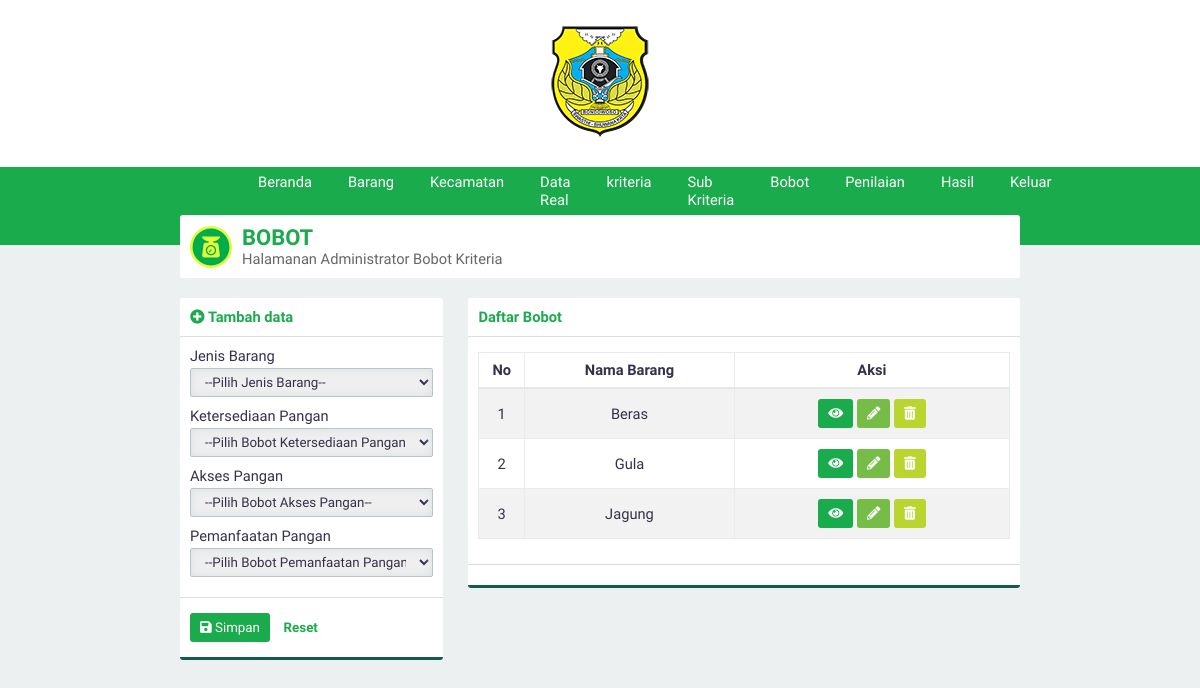
The page /?page=bobot (signed in) on the database its author committed.
### tables this page shows
CREATE TABLE `kriteria` (
  `id_kriteria` int(3) NOT NULL,
  `namaKriteria` varchar(30) NOT NULL,
  `sifat` enum('Benefit','Cost') NOT NULL
);

### page/tambahbobot2.php (the view, shortened to what this page needs)
<div class="panel-top">
    <b class="text-green"><i class="fa fa-plus-circle text-green"></i> Tambah data</b>
</div>
<form id="form" action="./proses/prosestambah.php" method="POST">
    <div class="panel-middle">
        <div class="group-input">
            <label for="barang">Jenis Barang</label>
            <select class="form-custom" required name="barang" id="barang">
                <option selected disabled>--Pilih Jenis Barang--</option>
            </select>
        </div>
        <?php
        $query = "SELECT * FROM kriteria";
        $execute = $konek->query($query);
        if ($execute->num_rows > 0) {
            while ($data = $execute->fetch_array(MYSQLI_ASSOC)) {
                echo "<div class=\"group-input\">
                        <label for=\"$data[namaKriteria]\">$data[namaKriteria]</label>
                        <input type='hidden' value=$data[id_kriteria] name='kriteria[]'>
                            <select class=\"form-custom\" required name=\"bobot[]\" id=\"$data[namaKriteria]\">
                            <option selected disabled>--Pilih Bobot $data[namaKriteria]--</option>";
                echo "      </select>
                      </div>
                ";
            }
        }
        ?>
    </div>
    <div class="panel-bottom">
        <button type="submit" id="buttonsimpan" class="btn btn-green"><i class="fa fa-save"></i> Simpan</button>
        <button type="reset" id="buttonreset" class="btn btn-second">Reset</button>
    </div>
</form>

### asset/css/style.css (style rules this page uses)
* { padding: 0; margin: 0; font-family: 'Work Sans', sans-serif; color: #36304A; font-weight: 500; letter-spacing: normal; }
b, h1, h2, h3, h4, h5 { padding: 0; font-weight: 600 !important; margin: 0.83em 0em; }
.text-green { color: #1aab4c !important; }
input, select { border: none; width: 100%; }
.form-custom { padding: 5px 10px; border: solid 1px #BDC3C7; -webkit-border-radius: 2px; -moz-border-radius: 2px; border-radius: 2px; box-sizing: border-box; box-shadow: inset 0 0 8px #d9dfe3; margin: 3px 0 10px 0; }
.btn { border: none; -webkit-padding: 7px 10px; -o-padding: 7px 10px; -moz-padding: 7px 10px; padding: 7px 10px; border-radius: 3px; margin: 5px 0px; display: inline-block; cursor: pointer; font-size: 10pt !important; }
.btn i { color: white !important; }
.btn-green { background-color: #1aab4c; color: white !important; }
.btn-second { background-color: transparent; color: #1aab4c; font-weight: 600; }
.panel-top { padding: 10px; box-sizing: padding-box; border-bottom: solid 1px #dddddd; }
.panel-middle { padding: 10px; box-sizing: padding-box; }
.panel-bottom { padding: 10px; border-bottom: solid 3px #135a4c; border-top: solid 1px #dddddd; }
body { background-color: #ECF0F1; display: flex; width: 100vw; height: 100vh; align-items: center; flex-direction: column; overflow-x: hidden; font-size: 11pt; }

### rows shown on the page
kriteria: namaKriteria "Ketersediaan Pangan"
kriteria: namaKriteria "Akses Pangan"
kriteria: namaKriteria "Pemanfaatan Pangan"

### other values the page prints
$data[namaBarang] "Beras"
$data[namaBarang] "Gula"
$data[namaBarang] "Jagung"
